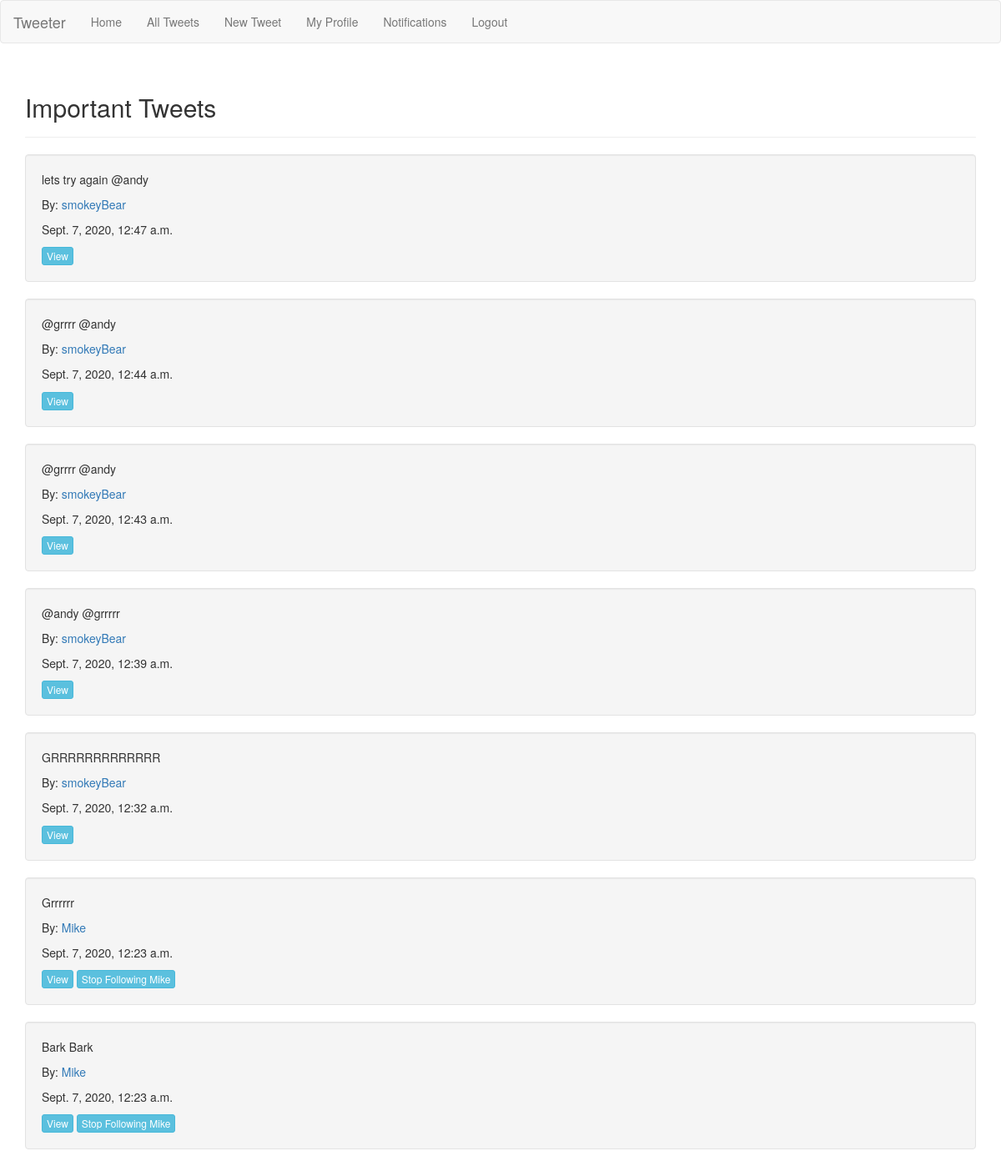
Page / (signed in) on the earlier database version.
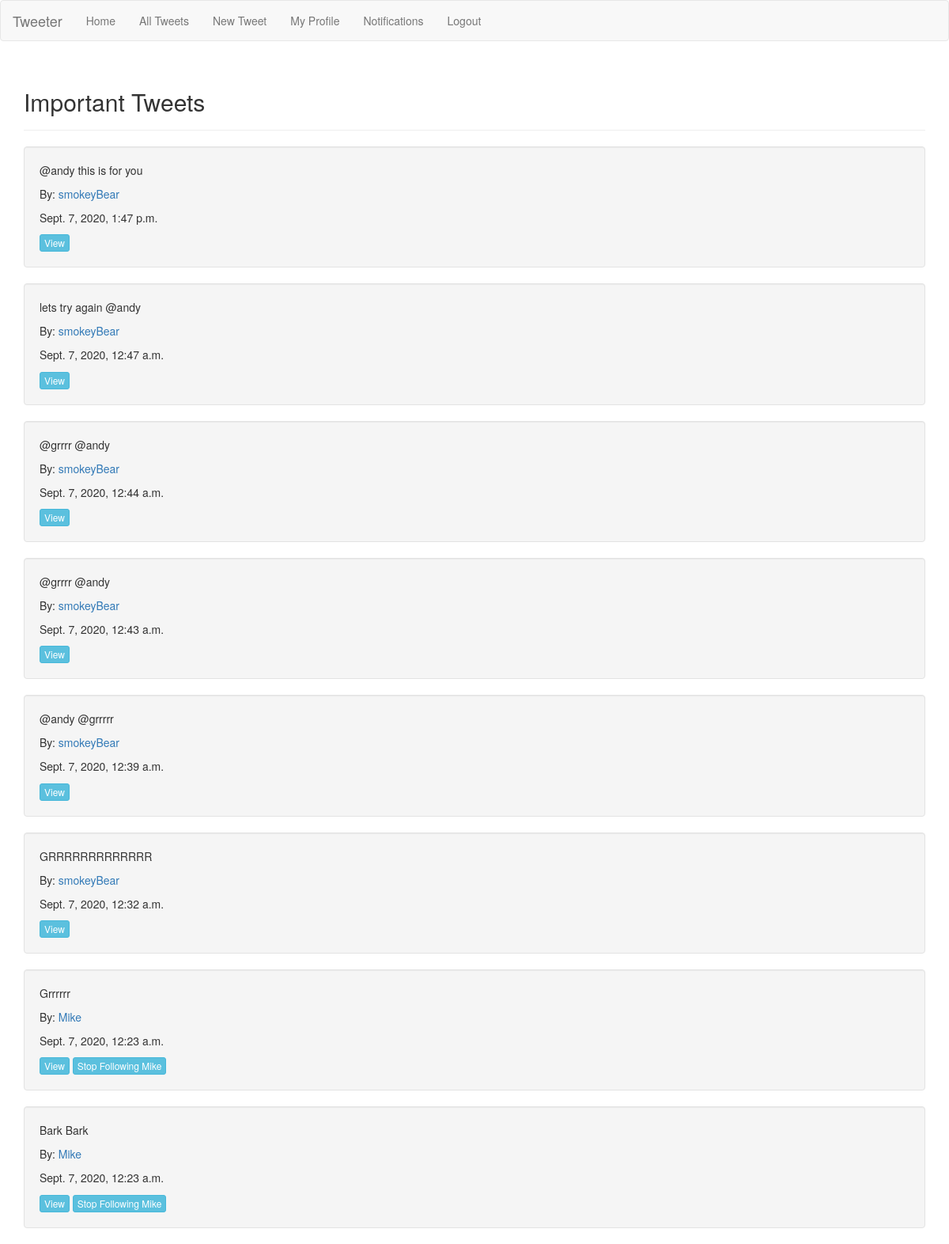
Same page on the later database version.
### tweet/models.py (models this page shows, shortened)
class Tweet(models.Model):
    body = models.TextField(max_length=140)
    time_stamp = models.DateTimeField(default=timezone.now)
    author = models.ForeignKey(CustomUser, on_delete=models.CASCADE)

### twitteruser/models.py (models this page shows)
class CustomUser(AbstractUser):
    bio = models.TextField(max_length=240, null=True, blank=True)
    age = models.IntegerField(null=True, blank=True)
    location = models.TextField(max_length=180, null=True, blank=True)
    birthday = models.DateField(null=True, blank=True)
    following = models.ManyToManyField("self", related_name='following')
    def __str__(self):
        return self.username

### twitteruser/views.py (the view)
# urls.py: path('', userviews.index, name='home'),
@login_required
def index(request):
    current_user = CustomUser.objects.get(username=request.user)
    tweets = Tweet.objects.filter(author__in=current_user.following.all()) | Tweet.objects.filter(author=current_user)
    tweets = tweets.order_by('-time_stamp')
    return render(request, 'index.html', {'tweets': tweets, 'current_user': current_user})

### templates/index.html
{% extends "base.html" %}
{% block content %}
<div class="page-header">
    <h2>Important Tweets</h2></div>
    {% for tweet in tweets %}
    <div class='well'>
        <p>{{tweet.body}}</p>
        <p>By:<a href="/profile/{{tweet.author.id}}"> {{tweet.author}}</p></a>
        <p>{{tweet.time_stamp}}</p>
        <a href="/tweet/{{tweet.id}}"><button type="button" class="btn btn-info btn-xs">View</button></a>
        {% if current_user.id != tweet.author.id %}
        <a href="unfollow/{{tweet.author.id}}"><button type="button" class="btn btn-info btn-xs">Stop Following {{tweet.author}}</button></a>
        {% endif %}
    </div>
    {% endfor %}
{% endblock %}

Differences in the rows shown:
added Tweet: body "@andy this is for you", author "smokeyBear", time_stamp "Sept. 7, 2020, 1:47 p.m."
